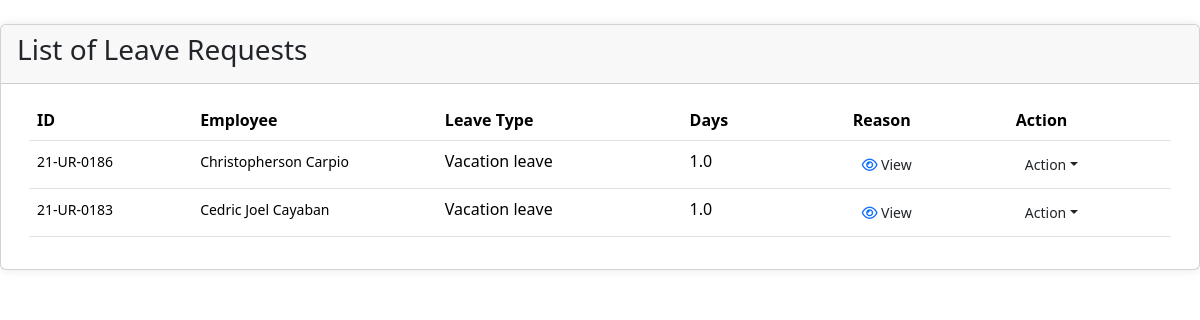
/admin/requests.php, run on the app's committed database.
### tables this page shows
CREATE TABLE `employee_leave` (
  `leave_id` int(11) NOT NULL,
  `employee_id` varchar(20) NOT NULL,
  `leave_type` int(11) NOT NULL,
  `date` date NOT NULL,
  `status` varchar(50) NOT NULL,
  `reason` varchar(150) NOT NULL,
  `days` decimal(10,1) NOT NULL,
  `credit_cost` float NOT NULL
);

CREATE TABLE `employee` (
  `employee_id` varchar(20) NOT NULL,
  `username` varchar(50) NOT NULL,
  `password` varchar(50) NOT NULL,
  `acc_status` varchar(50) NOT NULL,
  `fname` varchar(25) NOT NULL,
  `mname` varchar(255) NOT NULL,
  `lname` varchar(20) NOT NULL,
  `credits` int(11) DEFAULT NULL,
  `birthdate` date NOT NULL,
  `contact` int(11) NOT NULL,
  `address` varchar(100) NOT NULL,
  `department` int(11) NOT NULL,
  `employee_type` int(11) NOT NULL,
  `academic_rank` int(11) DEFAULT NULL,
  `designation` int(11) DEFAULT NULL
);

CREATE TABLE `leave_type` (
  `type_id` int(11) NOT NULL,
  `leave_name` varchar(50) NOT NULL
);

### config.php (called while the page is built, shortened)
<?php
    $con = new mysqli('localhost', 'root', '', 'leave_system');
    $requestSql = $con -> query("SELECT * FROM
    employee_leave
    INNER JOIN employee ON employee_leave.employee_id=employee.employee_id
    INNER JOIN leave_type ON employee_leave.leave_type = leave_type.type_id
    WHERE employee_leave.status = 'Pending'"
    );
?>

### admin/requests.php (the view, shortened to what this page needs)
<?php
    require('../config.php');
?>
<!DOCTYPE html>
<html lang="en">
<head>
    <link rel="stylesheet" href="../css/contents.css?ver=0001">
    <link href="https://cdn.jsdelivr.net/npm/bootstrap@5.3.3/dist/css/bootstrap.min.css" rel="stylesheet">
</head>
<body>
<div class="card card-outline card-primary mt-4" id="load-content">
	<div class="card-header d-flex justify-content-between">
		<h3 class="card-title">List of Leave Requests</h3>
	</div>
	<div class="card-body">
        <div class="container-fluid">
			<table class="table table-hover table-stripped">
				<colgroup>
                    <col width="10%">
					<col width="15%">
					<col width="15%">
					<col width="10%">
					<col width="10%">
					<col width="10%">
				</colgroup>
				<thead>
					<tr>
						<th>ID</th>
						<th>Employee</th>
						<th>Leave Type</th>
						<th>Days</th>
						<th>Reason</th>
						<th>Action</th>
					</tr>
				</thead>
				<tbody>
                        <?php
                            while($employee = $requestSql -> fetch_assoc()){
                        ?>
						<tr>
							<td>
                                <small><?=$employee['employee_id']?></small><br>
                            </td>
							<td>
							    <small><?=$employee['fname'] . ' ' . $employee['lname']?> </small>
                            </td>
							<td><?=$employee['leave_name']?></td>
							<td><?=$employee['days']?></td>
							<td>
                                <button class="btn btn-flat btn-default btn-sm view_application" type="button" data-reason="<?=$employee['reason']?>">
                                    <i class="fa fa-eye text-primary"></i> View
                                </button>
							</td>
							<td>
                            <div class="dropdown">
                                <button class="btn btn-flat btn-default btn-sm dropdown-toggle" onclick="toggleDropdown()" aria-expanded="false">Action</button>
                            </div>
							</td>
						</tr>
                        <?php
                            }
                        ?>
				</tbody>
			</table>
		</div>
	</div>
</div>
</body>
</html>

### css/contents.css (style rules this page uses)
.card { position: relative; display: flex; flex-direction: column; min-width: 0; word-wrap: break-word; background-color: #fff; background-clip: border-box; border: 1px solid rgba(0, 0, 0, 0.125); border-radius: 0.25rem; }
.card-body { flex: 1 1 auto; padding: 1rem 1rem; }
.card-title { margin-bottom: 0.5rem; }
.card-header { padding: 0.5rem 1rem; margin-bottom: 0; background-color: rgba(0, 0, 0, 0.03); border-bottom: 1px solid rgba(0, 0, 0, 0.125); }
.card-header:first-child { border-radius: calc(0.25rem - 1px) calc(0.25rem - 1px) 0 0; }
.card { border-radius: 15px; box-shadow: 0 0 10px rgba(0, 0, 0, 0.1); }
.card-header { border-bottom: none; }
.card-body { padding: 20px; }
.table { margin-bottom: 0; }
.dropdown { position: relative; display: inline-block; }
.card-header { display: flex; justify-content: space-between; }

### data on the page
employee_leave: employee.employee_id "21-UR-0186", employee.fname "Christopherson", employee.lname "Carpio", leave_type.leave_name "Vacation leave", days "1.0"
employee_leave: employee.employee_id "21-UR-0183", employee.fname "Cedric Joel", employee.lname "Cayaban", leave_type.leave_name "Vacation leave", days "1.0"
